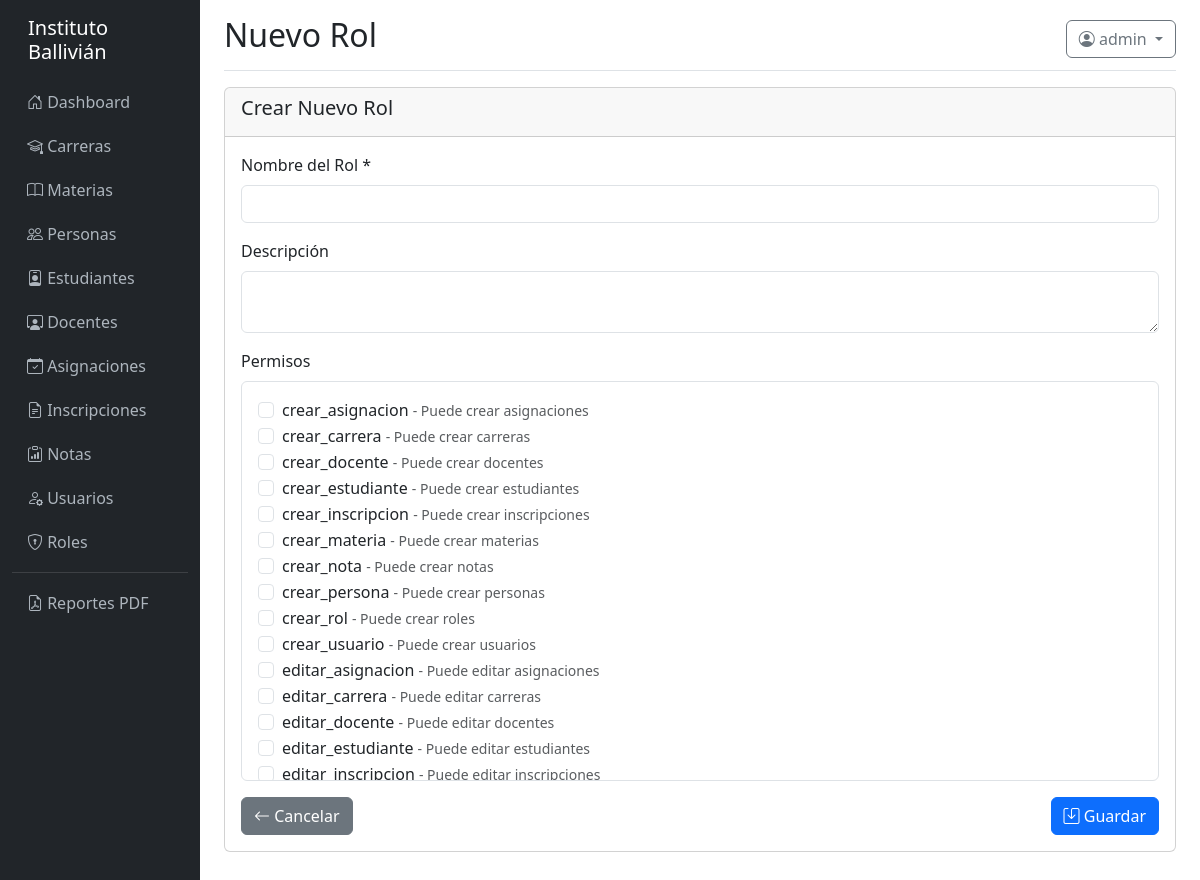
Page /roles/crear (signed in) on the committed database.
### models/__init__.py (models this page shows, shortened)
class Usuario(UserMixin, db.Model):
    __tablename__ = 'usuario'
    id = db.Column(db.Integer, primary_key=True)
    username = db.Column(db.String(100), unique=True, nullable=False)
    email = db.Column(db.String(150))
    password_hash = db.Column(db.String(255), nullable=False)
    persona_id = db.Column(db.Integer, db.ForeignKey('persona.id'))
    estudiante_id = db.Column(db.Integer, db.ForeignKey('estudiante.id'))
    docente_id = db.Column(db.Integer, db.ForeignKey('docente.id'))
    activo = db.Column(db.Boolean, default=True)
    ultimo_login = db.Column(db.DateTime)
    created_at = db.Column(db.DateTime, default=datetime.utcnow)
    updated_at = db.Column(db.DateTime, onupdate=datetime.utcnow)
    roles = db.relationship('Rol', secondary=usuario_rol, backref='usuarios')
    def tiene_permiso(self, nombre_permiso):
        for rol in self.roles:
            for permiso in rol.permisos:
                if permiso.nombre == nombre_permiso:
                    return True
        return False

class Permiso(db.Model):
    __tablename__ = 'permiso'
    id = db.Column(db.Integer, primary_key=True)
    nombre = db.Column(db.String(150), unique=True, nullable=False)
    descripcion = db.Column(db.String(255))
    creado_en = db.Column(db.DateTime, default=datetime.utcnow)

### controllers/rol_controller.py (the view, shortened to what this page needs)
@rol_bp.route('/crear', methods=['GET', 'POST'])
@login_required
@permiso_requerido('crear_rol')
def crear():
    permisos = Permiso.query.order_by(Permiso.nombre).all()
    return render_template('rol/crear.html', permisos=permisos)

### templates/rol/crear.html (shortened to what this page needs)
{% extends "base.html" %}
{% block page_title %}Nuevo Rol{% endblock %}
{% block content %}
<div class="card">
    <div class="card-header">
        <h5>Crear Nuevo Rol</h5>
    </div>
    <div class="card-body">
        <form method="POST">
            <div class="mb-3"><label for="nombre" class="form-label">Nombre del Rol *</label><input type="text"
                    class="form-control" id="nombre" name="nombre" required></div>
            <div class="mb-3"><label for="descripcion" class="form-label">Descripción</label><textarea
                    class="form-control" id="descripcion" name="descripcion" rows="2"></textarea></div>
            <div class="mb-3"><label class="form-label">Permisos</label>
                <div class="border p-3 rounded" style="max-height: 400px; overflow-y: auto;">{% for permiso in permisos
                    %}<div class="form-check"><input class="form-check-input" type="checkbox" name="permisos"
                            value="{{ permiso.id }}" id="permiso{{ permiso.id }}"><label class="form-check-label"
                            for="permiso{{ permiso.id }}">{{ permiso.nombre }} <small class="text-muted">- {{
                                permiso.descripcion }}</small></label></div>{% endfor %}</div>
            </div>
            <div class="d-flex justify-content-between"><a href="{{ url_for('rol.index') }}"
                    class="btn btn-secondary"><i class="bi bi-arrow-left"></i> Cancelar</a><button type="submit"
                    class="btn btn-primary"><i class="bi bi-save"></i> Guardar</button></div>
        </form>
    </div>
</div>
{% endblock %}

### templates/base.html (shortened to what this page needs)
<!DOCTYPE html>
<html lang="es">
<head>
    <link href="https://cdn.jsdelivr.net/npm/bootstrap@5.3.0/dist/css/bootstrap.min.css" rel="stylesheet">
    <link rel="stylesheet" href="https://cdn.jsdelivr.net/npm/bootstrap-icons@1.11.0/font/bootstrap-icons.css">
</head>
<body>
    <div class="container-fluid">
        <div class="row">
            {% if current_user.is_authenticated %}
            <nav class="col-md-2 col-lg-2 d-md-block sidebar">
                <div class="position-sticky pt-3">
                    <h5 class="text-white px-3 mb-3">Instituto Ballivián</h5>
                    <ul class="nav flex-column">
                        <li class="nav-item">
                            <a class="nav-link" href="{{ url_for('main.dashboard') }}">
                                <i class="bi bi-house-door"></i> Dashboard
                            </a>
                        </li>
                        {% if current_user.tiene_permiso('ver_carreras') %}
                        <li class="nav-item">
                            <a class="nav-link" href="{{ url_for('carrera.index') }}">
                                <i class="bi bi-mortarboard"></i> Carreras
                            </a>
                        </li>
                        {% endif %}
                        {% if current_user.tiene_permiso('ver_materias') %}
                        <li class="nav-item">
                            <a class="nav-link" href="{{ url_for('materia.index') }}">
                                <i class="bi bi-book"></i> Materias
                            </a>
                        </li>
                        {% endif %}
                        {% if current_user.tiene_permiso('ver_personas') %}
                        <li class="nav-item">
                            <a class="nav-link" href="{{ url_for('persona.index') }}">
                                <i class="bi bi-people"></i> Personas
                            </a>
                        </li>
                        {% endif %}
                        {% if current_user.tiene_permiso('ver_estudiantes') %}
                        <li class="nav-item">
                            <a class="nav-link" href="{{ url_for('estudiante.index') }}">
                                <i class="bi bi-person-badge"></i> Estudiantes
                            </a>
                        </li>
                        {% endif %}
                        {% if current_user.tiene_permiso('ver_docentes') %}
                        <li class="nav-item">
                            <a class="nav-link" href="{{ url_for('docente.index') }}">
                                <i class="bi bi-person-workspace"></i> Docentes
                            </a>
                        </li>
                        {% endif %}
                        {% if current_user.tiene_permiso('ver_asignaciones') %}
                        <li class="nav-item">
                            <a class="nav-link" href="{{ url_for('asignacion.index') }}">
                                <i class="bi bi-calendar-check"></i> Asignaciones
                            </a>
                        </li>
                        {% endif %}
                        {% if current_user.tiene_permiso('ver_inscripciones') %}
                        <li class="nav-item">
                            <a class="nav-link" href="{{ url_for('inscripcion.index') }}">
                                <i class="bi bi-file-earmark-text"></i> Inscripciones
                            </a>
                        </li>
                        {% endif %}
                        {% if current_user.tiene_permiso('ver_notas') %}
                        <li class="nav-item">
                            <a class="nav-link" href="{{ url_for('nota.index') }}">
                                <i class="bi bi-clipboard-data"></i> Notas
                            </a>
                        </li>
                        {% endif %}
                        {% if current_user.tiene_permiso('ver_usuarios') %}
                        <li class="nav-item">
                            <a class="nav-link" href="{{ url_for('usuario.index') }}">
                                <i class="bi bi-person-gear"></i> Usuarios
                            </a>
                        </li>
                        {% endif %}
                        {% if current_user.tiene_permiso('ver_roles') %}
                        <li class="nav-item">
                            <a class="nav-link" href="{{ url_for('rol.index') }}">
                                <i class="bi bi-shield-lock"></i> Roles
                            </a>
                        </li>
                        {% endif %}
                        <hr class="text-white-50 my-2">
                        <li class="nav-item">
                            <a class="nav-link" href="{{ url_for('reporte.index') }}">
                                <i class="bi bi-file-earmark-pdf"></i> Reportes PDF
                            </a>
                        </li>
                    </ul>
                </div>
            </nav>
            {% endif %}
            <main class="col-md-10 ms-sm-auto col-lg-10 px-md-4">
                {% if current_user.is_authenticated %}
                <div class="d-flex justify-content-between flex-wrap flex-md-nowrap align-items-center pt-3 pb-2 mb-3 border-bottom">
                    <h1 class="h2">{% block page_title %}Dashboard{% endblock %}</h1>
                    <div class="btn-toolbar mb-2 mb-md-0">
                        <div class="dropdown">
                            <button class="btn btn-outline-secondary dropdown-toggle" type="button" id="userDropdown" data-bs-toggle="dropdown">
                                <i class="bi bi-person-circle"></i> {{ current_user.username }}
                            </button>
                        </div>
                    </div>
                </div>
                {% endif %}
                {% block content %}{% endblock %}
            </main>
        </div>
    </div>
</body>
</html>

### templates/base.html (style rules this page uses)
.sidebar { min-height: 100vh; background-color: #212529; }
.sidebar a { color: #adb5bd; text-decoration: none; padding: 10px 15px; display: block; }

### rows in the picture
Usuario: username "admin"
Permiso: nombre "crear_asignacion", descripcion "Puede crear asignaciones"
Permiso: nombre "crear_carrera", descripcion "Puede crear carreras"
Permiso: nombre "crear_docente", descripcion "Puede crear docentes"
Permiso: nombre "crear_estudiante", descripcion "Puede crear estudiantes"
Permiso: nombre "crear_inscripcion", descripcion "Puede crear inscripciones"
Permiso: nombre "crear_materia", descripcion "Puede crear materias"
Permiso: nombre "crear_nota", descripcion "Puede crear notas"
Permiso: nombre "crear_persona", descripcion "Puede crear personas"
Permiso: nombre "crear_rol", descripcion "Puede crear roles"
Permiso: nombre "crear_usuario", descripcion "Puede crear usuarios"
Permiso: nombre "editar_asignacion", descripcion "Puede editar asignaciones"
Permiso: nombre "editar_carrera", descripcion "Puede editar carreras"
Permiso: nombre "editar_docente", descripcion "Puede editar docentes"
Permiso: nombre "editar_estudiante", descripcion "Puede editar estudiantes"
Permiso: nombre "editar_inscripcion", descripcion "Puede editar inscripciones"
